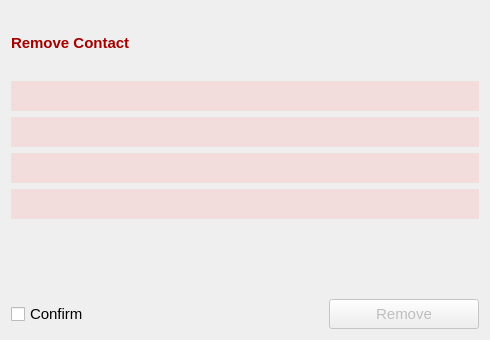
<?xml version="1.0" encoding="UTF-8"?>
<ui version="4.0">
 <class>TelephoneRemoveDialog</class>
 <widget class="QDialog" name="TelephoneRemoveDialog">
  <property name="geometry">
   <rect>
    <x>0</x>
    <y>0</y>
    <width>490</width>
    <height>340</height>
   </rect>
  </property>
  <property name="minimumSize">
   <size>
    <width>490</width>
    <height>340</height>
   </size>
  </property>
  <property name="maximumSize">
   <size>
    <width>490</width>
    <height>340</height>
   </size>
  </property>
  <property name="font">
   <font>
    <family>Tahoma</family>
   </font>
  </property>
  <property name="windowTitle">
   <string>Remove Contact</string>
  </property>
  <property name="windowIcon">
   <iconset resource="../../../../image.qrc">
    <normaloff>:/Image/remove.png</normaloff>:/Image/remove.png</iconset>
  </property>
  <layout class="QVBoxLayout" name="verticalLayout">
   <item>
    <layout class="QHBoxLayout" name="horizontalLayout">
     <item>
      <widget class="QLabel" name="label">
       <property name="minimumSize">
        <size>
         <width>200</width>
         <height>30</height>
        </size>
       </property>
       <property name="maximumSize">
        <size>
         <width>16777215</width>
         <height>30</height>
        </size>
       </property>
       <property name="font">
        <font>
         <family>Tahoma</family>
         <pointsize>11</pointsize>
         <weight>75</weight>
         <bold>true</bold>
        </font>
       </property>
       <property name="styleSheet">
        <string notr="true">color: rgb(164, 0, 0);</string>
       </property>
       <property name="text">
        <string>Remove Contact</string>
       </property>
      </widget>
     </item>
     <item>
      <widget class="QLabel" name="label_phone">
       <property name="minimumSize">
        <size>
         <width>64</width>
         <height>64</height>
        </size>
       </property>
       <property name="maximumSize">
        <size>
         <width>64</width>
         <height>64</height>
        </size>
       </property>
       <property name="text">
        <string/>
       </property>
       <property name="pixmap">
        <pixmap resource="../../../../image.qrc">:/Image/phone.png</pixmap>
       </property>
       <property name="alignment">
        <set>Qt::AlignCenter</set>
       </property>
      </widget>
     </item>
    </layout>
   </item>
   <item>
    <layout class="QHBoxLayout" name="horizontalLayout_2">
     <item>
      <widget class="QLabel" name="nameLbl">
       <property name="minimumSize">
        <size>
         <width>300</width>
         <height>30</height>
        </size>
       </property>
       <property name="maximumSize">
        <size>
         <width>16777215</width>
         <height>30</height>
        </size>
       </property>
       <property name="font">
        <font>
         <family>Tahoma</family>
         <pointsize>11</pointsize>
         <weight>75</weight>
         <bold>true</bold>
        </font>
       </property>
       <property name="styleSheet">
        <string notr="true">color: rgb(164, 0, 0);
background-color: rgb(243, 220, 220);</string>
       </property>
       <property name="text">
        <string/>
       </property>
       <property name="alignment">
        <set>Qt::AlignCenter</set>
       </property>
      </widget>
     </item>
    </layout>
   </item>
   <item>
    <layout class="QHBoxLayout" name="horizontalLayout_4">
     <item>
      <widget class="QLabel" name="depLbl">
       <property name="minimumSize">
        <size>
         <width>300</width>
         <height>30</height>
        </size>
       </property>
       <property name="maximumSize">
        <size>
         <width>16777215</width>
         <height>30</height>
        </size>
       </property>
       <property name="font">
        <font>
         <family>Tahoma</family>
         <pointsize>11</pointsize>
         <weight>75</weight>
         <bold>true</bold>
        </font>
       </property>
       <property name="styleSheet">
        <string notr="true">color: rgb(164, 0, 0);
background-color: rgb(243, 220, 220);</string>
       </property>
       <property name="text">
        <string/>
       </property>
       <property name="alignment">
        <set>Qt::AlignCenter</set>
       </property>
      </widget>
     </item>
    </layout>
   </item>
   <item>
    <layout class="QHBoxLayout" name="horizontalLayout_5">
     <item>
      <widget class="QLabel" name="posLbl">
       <property name="minimumSize">
        <size>
         <width>300</width>
         <height>30</height>
        </size>
       </property>
       <property name="maximumSize">
        <size>
         <width>16777215</width>
         <height>30</height>
        </size>
       </property>
       <property name="font">
        <font>
         <family>Tahoma</family>
         <pointsize>11</pointsize>
         <weight>75</weight>
         <bold>true</bold>
        </font>
       </property>
       <property name="styleSheet">
        <string notr="true">color: rgb(164, 0, 0);
background-color: rgb(243, 220, 220);</string>
       </property>
       <property name="text">
        <string/>
       </property>
       <property name="alignment">
        <set>Qt::AlignCenter</set>
       </property>
      </widget>
     </item>
    </layout>
   </item>
   <item>
    <layout class="QHBoxLayout" name="horizontalLayout_6">
     <item>
      <widget class="QLabel" name="telLbl">
       <property name="minimumSize">
        <size>
         <width>300</width>
         <height>30</height>
        </size>
       </property>
       <property name="maximumSize">
        <size>
         <width>16777215</width>
         <height>30</height>
        </size>
       </property>
       <property name="font">
        <font>
         <family>Tahoma</family>
         <pointsize>11</pointsize>
         <weight>75</weight>
         <bold>true</bold>
        </font>
       </property>
       <property name="styleSheet">
        <string notr="true">color: rgb(164, 0, 0);
background-color: rgb(243, 220, 220);</string>
       </property>
       <property name="text">
        <string/>
       </property>
       <property name="alignment">
        <set>Qt::AlignCenter</set>
       </property>
      </widget>
     </item>
    </layout>
   </item>
   <item>
    <spacer name="verticalSpacer">
     <property name="orientation">
      <enum>Qt::Vertical</enum>
     </property>
     <property name="sizeHint" stdset="0">
      <size>
       <width>20</width>
       <height>72</height>
      </size>
     </property>
    </spacer>
   </item>
   <item>
    <layout class="QHBoxLayout" name="horizontalLayout_7">
     <item>
      <widget class="QCheckBox" name="confirmChb">
       <property name="font">
        <font>
         <pointsize>11</pointsize>
         <weight>50</weight>
         <bold>false</bold>
        </font>
       </property>
       <property name="text">
        <string>Confirm</string>
       </property>
      </widget>
     </item>
     <item>
      <spacer name="horizontalSpacer_6">
       <property name="orientation">
        <enum>Qt::Horizontal</enum>
       </property>
       <property name="sizeHint" stdset="0">
        <size>
         <width>40</width>
         <height>20</height>
        </size>
       </property>
      </spacer>
     </item>
     <item>
      <widget class="QPushButton" name="okBtn">
       <property name="enabled">
        <bool>false</bool>
       </property>
       <property name="minimumSize">
        <size>
         <width>150</width>
         <height>30</height>
        </size>
       </property>
       <property name="maximumSize">
        <size>
         <width>16777215</width>
         <height>30</height>
        </size>
       </property>
       <property name="font">
        <font>
         <pointsize>11</pointsize>
         <weight>50</weight>
         <bold>false</bold>
        </font>
       </property>
       <property name="text">
        <string>Remove</string>
       </property>
      </widget>
     </item>
    </layout>
   </item>
  </layout>
 </widget>
 <resources>
  <include location="../../../../image.qrc"/>
 </resources>
 <connections/>
</ui>
